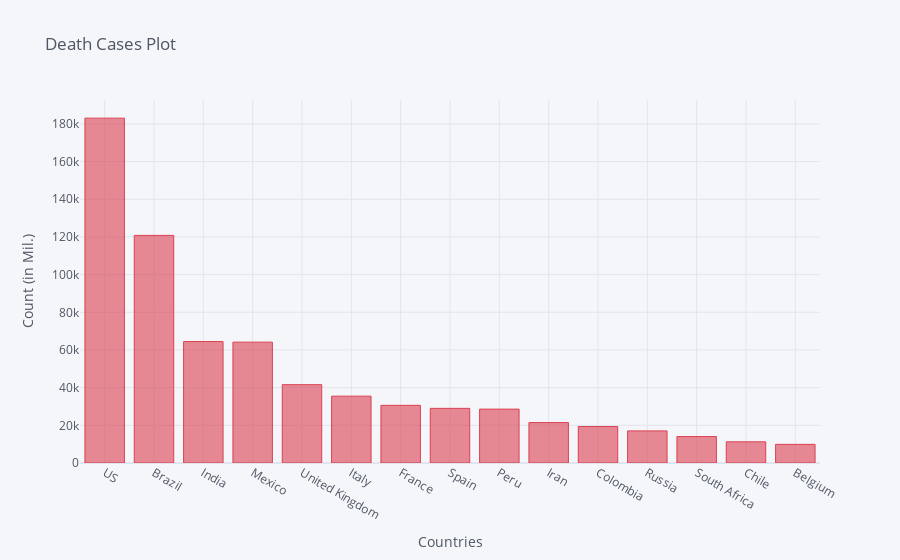

Source (notebook cell):
### Code cell
death_df2_plot.iplot(kind='bar', x='Country/Region', y='8/30/20',color='red',
                    title='Death Cases Plot',xTitle='Countries',yTitle='Count (in Mil.)')

### Figure 1 — Plotly figure (JSON) as saved in the notebook; plotly's stock layout.template omitted (floating-point values rounded to 4 significant figures)
{"data": [{"marker": {"color": "rgba(219, 64, 82, 0.6)", "line": {"color": "rgba(219, 64, 82, 1.0)", "width": 1}}, "name": "8/30/20", "orientation": "v", "text": "", "type": "bar", "x": ["US", "Brazil", "India", "Mexico", "United Kingdom", "Italy", "France", "Spain", "Peru", "Iran", "Colombia", "Russia", "South Africa", "Chile", "Belgium"], "y": [183066, 120828, 64469, 64158, 41586, 35477, 30611, 29011, 28607, 21462, 19363, 17045, 14028, 11244, 9894]}], "layout": {"legend": {"bgcolor": "#F5F6F9", "font": {"color": "#4D5663"}}, "paper_bgcolor": "#F5F6F9", "plot_bgcolor": "#F5F6F9", "title": {"font": {"color": "#4D5663"}, "text": "Death Cases Plot"}, "xaxis": {"gridcolor": "#E1E5ED", "showgrid": true, "tickfont": {"color": "#4D5663"}, "title": {"font": {"color": "#4D5663"}, "text": "Countries"}, "zerolinecolor": "#E1E5ED"}, "yaxis": {"gridcolor": "#E1E5ED", "showgrid": true, "tickfont": {"color": "#4D5663"}, "title": {"font": {"color": "#4D5663"}, "text": "Count (in Mil.)"}, "zerolinecolor": "#E1E5ED"}}}
